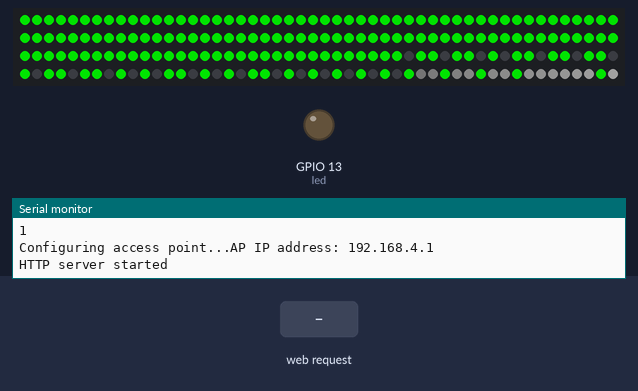
Simulated run of this sketch. Board: ESP8266 (NodeMCU). Shown: 200 RGB LEDs in strip order, left to right, continuing on the next row, output pins drawn as LEDs (lit = HIGH), the last lines printed to the serial monitor. The test bench sets the inputs (shaded band). Dim RGB values are drawn brighter than linear; colours are those a GRB WS2812 strip shows for the declared byte order; random numbers use the default seed unless the sketch sets one.

Above: at 19.8 s.
19.9 s: HTTP request GET /breathe received
At 21.05 s:
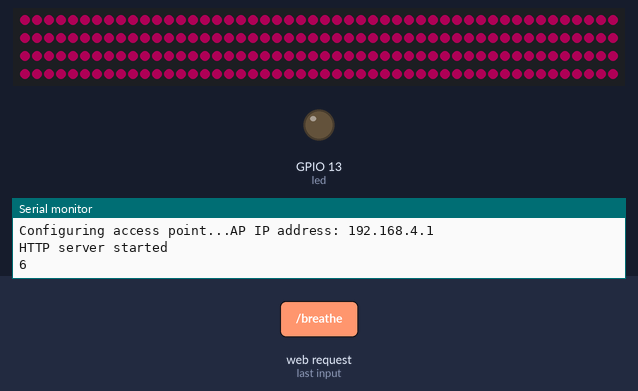
21.6 s: HTTP request GET /chimes received
At 22.62 s:
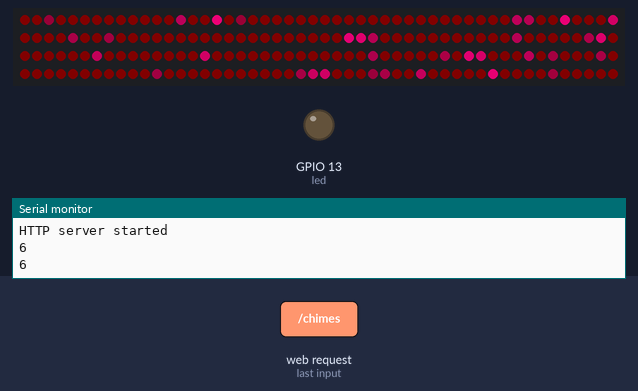
24.5 s: HTTP request GET /green received
At 24.76 s:
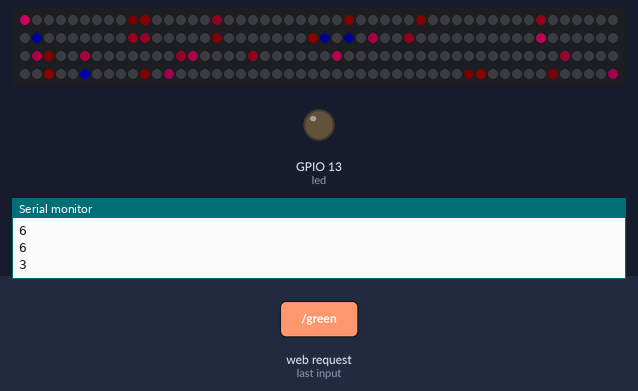
27.0 s: HTTP request GET /blue received
At 27.21 s:
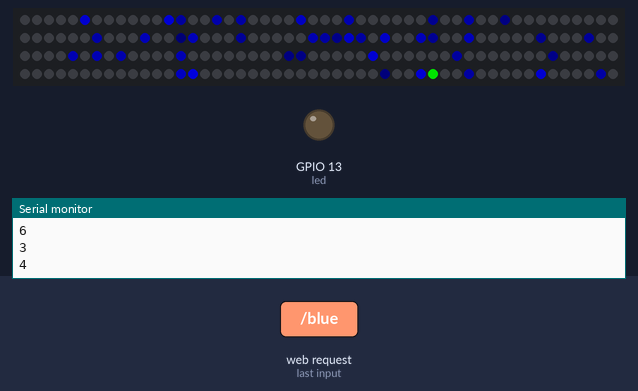
29.4 s: HTTP request GET /yellow received
At 29.65 s:
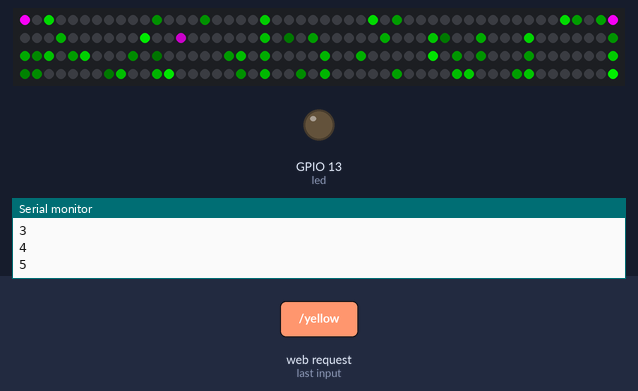
31.9 s: HTTP request GET /white received
At 32.1 s:
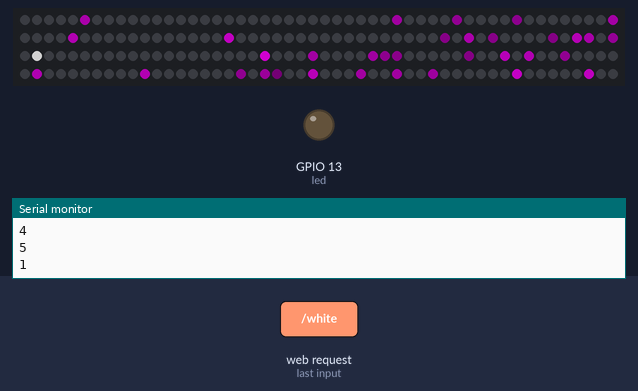

The sketch:

ESP8266_Wifi_Lantern.ino
```cpp
/*
 * ESP8266 Wifi Lantern
 * 2021 francesco.anselmo@gmail.com
 * ESP8266 + WS2812 lighting control for dynamic lighting
 *
 * Dependencies
 * ESP8266 board manager library
 * FastLED
 *
 */

#define NUM_LEDS 100*2

#include <ESP8266WiFi.h>
#include <WiFiClient.h>
#include <ESP8266WebServer.h>

#ifndef APSSID
#define APSSID "lantern"
#define APPSK  "lettherebelight"
#endif

/* Set these to your desired credentials. */
const char *ssid = APSSID;
const char *password = APPSK;

#include "FastLED.h"

FASTLED_USING_NAMESPACE

#if defined(FASTLED_VERSION) && (FASTLED_VERSION < 3001000)
#warning "Requires FastLED 3.1 or later; check github for latest code."
#endif

#define DATA_PIN    4
//#define CLK_PIN   4
#define LED_TYPE    WS2812
#define COLOR_ORDER BRG
#define DELAY 20
CRGB leds[NUM_LEDS];
CRGBPalette16 palette = PartyColors_p;

int transition = 1;
int brightness = 250;
int reset_time = 1*60*60*1000;

//#define BRIGHTNESS          96
#define FRAMES_PER_SECOND  60

ESP8266WebServer server ( 80 );
const int led = 13;
uint8_t idx = 0; // rotating index


DEFINE_GRADIENT_PALETTE( special_gp ) {
  0,     0,  0,  0,   //black
  50,     0,  0,  255,   //blue
  100,     0,  255,  255,   //cyan
  255,     255,  255,  255,   //white
};

DEFINE_GRADIENT_PALETTE( pm_gp ) {
  0,     0,  255,  0,   //green
  100,     255,  255,  0,   //yellow
  200,     255,  0,  0,   //red
  255,     255,  0,  128,   //pink
};

DEFINE_GRADIENT_PALETTE( blue_gp ) {
  0,     0,  0,  0,   //black
255,     0,  0,  255 }; //blue

DEFINE_GRADIENT_PALETTE( green_gp ) {
  0,     0,  0,  0,   //black
255,     0,  255,  0 }; //green

DEFINE_GRADIENT_PALETTE( yellow_gp ) {
  0,     0,  0,  0,   //black
255,     255,  255,  0 }; //yellow

DEFINE_GRADIENT_PALETTE( orange_gp ) {
  0,     0,  0,  0,   //black
  10,     10,  5,  0,
  20,     20,  10,  0,
  200,     200,  100,  0,
255,     255, 128,  0 }; //orange

DEFINE_GRADIENT_PALETTE( red_gp ) {
  0,     0,  0,  0,   //black
255,     255,  0,  0 }; //red

DEFINE_GRADIENT_PALETTE( pink_gp ) {
  0,     0,  0,  0,   //black
255,     255,  0,  128 }; //pink

DEFINE_GRADIENT_PALETTE( white_gp ) {
  0,     0,  0,  0,   //black
255,     255,  255,  255 }; //white

DEFINE_GRADIENT_PALETTE( black_gp ) {
  0,     0,  0,  0,   //black
255,     0,  0,  0 }; //black

void handleRoot() {
    digitalWrite ( led, 1 );
    String out = "<html><head><title>WiFi Lantern</title></head>";
    out += "<body style='background-color:gray'><center>";
    out += "<span style='display:block; width:100%; font-size:2em; font-family:Verdana; text-align:center'>WiFi Lantern</span><br/>";

    out += "<a href='brighten'><span style='display:block; background-color:white; width:100%; height:3em;'>Brighter</span></a><br/>";
    out += "<a href='dim'><span style='display:block; background-color:black; foreground-color:white; width:100%; height:3em;'>Dimmer</span></a><br/>";
    out += "<a href='white'><span style='display:block; background-color:white; width:100%; height:3em;'></span></a><br/>";
    out += "<a href='green'><span style='display:block; background-color:green; width:100%; height:3em;'></span></a><br/>";
    out += "<a href='yellow'><span style='display:block; background-color:yellow; width:100%; height:3em;'></span></a><br/>";
    out += "<a href='orange'><span style='display:block; background-color:orange; width:100%; height:3em;'></span></a><br/>";
    out += "<a href='red'><span style='display:block; background-color:red; width:100%; height:3em;'></span></a><br/>";
    out += "<a href='pink'><span style='display:block; background-color:pink; width:100%; height:3em;'></span></a><br/>";
    out += "<a href='blue'><span style='display:block; background-color:blue; width:100%; height:3em;'></span></a><br/>";
    out += "<a href='black'><span style='display:block; background-color:black; width:100%; height:3em;'></span></a><br/>";
    out += "<a href='sinelon'><span style='display:block; background-color:white; width:100%; height:3em;'>Transition: sinelon</span></a><br/>";
    out += "<a href='bpm'><span style='display:block; background-color:white; width:100%; height:3em;'>Transition: bpm</span></a><br/>";
    out += "<a href='random'><span style='display:block; background-color:white; width:100%; height:3em;'>Transition: random</span></a><br/>";
    out += "<a href='gradient'><span style='display:block; background-color:white; width:100%; height:3em;'>Transition: gradient</span></a><br/>";

    out += "</center></body>";
    out += "</html>";
    server.send ( 200, "text/html", out );
    digitalWrite ( led, 0 );
}

void handleNotFound() {
    digitalWrite ( led, 1 );
    String message = "File Not Found\n\n";
    message += "URI: ";
    message += server.uri();
    message += "\nMethod: ";
    message += ( server.method() == HTTP_GET ) ? "GET" : "POST";
    message += "\nArguments: ";
    message += server.args();
    message += "\n";
    for ( uint8_t i = 0; i < server.args(); i++ ) {
        message += " " + server.argName ( i ) + ": " + server.arg ( i ) + "\n";
    }
    server.send ( 404, "text/plain", message );
    digitalWrite ( led, 0 );
}

void t_sinelon()
{
  // a colored dot sweeping back and forth, with fading trails
  fadeToBlackBy( leds, NUM_LEDS, 2);
  int pos = beatsin16(13,0,NUM_LEDS);
  //leds[pos] += CHSV( idx, 255, 192);
  leds[pos] = ColorFromPalette(palette, idx, 255);
}


void t_bpm()
{
  // colored stripes pulsing at a defined Beats-Per-Minute (BPM)
  uint8_t BeatsPerMinute = 20;
  uint8_t beat = beatsin8( BeatsPerMinute, 32, 255);
  for( int i = 0; i < NUM_LEDS; i++) { //9948
    leds[i] = ColorFromPalette(palette, idx+(i*2), beat-idx+(i*10));
  }
}

void t_random()
{
  // random colored speckles that blink in and fade smoothly
  fadeToBlackBy( leds, NUM_LEDS, 10);
  int pos = random16(NUM_LEDS);
  //leds[pos] += CHSV( idx + random8(64), 200, 255);
  leds[pos] = ColorFromPalette(palette, idx + random8(64), 255);
}

void t_gradient()
{
    for( int i = 0; i < NUM_LEDS; i++) {
      leds[i] = ColorFromPalette( palette, idx, brightness, LINEARBLEND);
//      colorIndex += 1;
    }
}


void setup ( void ) {
    pinMode ( led, OUTPUT );
    digitalWrite ( led, 0 );

    delay(3000); // 3 second delay for recovery

    // tell FastLED about the LED strip configuration
    FastLED.addLeds<LED_TYPE,DATA_PIN,COLOR_ORDER>(leds, NUM_LEDS).setCorrection(TypicalLEDStrip);

    // set master brightness control
    FastLED.setBrightness(brightness);

    testLEDs();
    // select colour, white is 1
    setColor(1);

    Serial.begin ( 115200 );
    Serial.println();
    Serial.print("Configuring access point...");
    /* You can remove the password parameter if you want the AP to be open. */
    WiFi.softAP(ssid, password);

    IPAddress myIP = WiFi.softAPIP();
    Serial.print("AP IP address: ");
    Serial.println(myIP);
    // the default IP address is 192.168.4.1

    server.on ( "/", []() {handleRoot();} );

    server.on ( "/breathe", []() {setColor(6); brightness=150 ;transition=3; handleRoot();} );
    server.on ( "/awake", []() {setColor(6); brightness=250; transition=2; handleRoot();} );
    server.on ( "/chimes", []() {setColor(6); brightness=250; transition=4; handleRoot();} );
    server.on ( "/off", []() {setColor(0); handleRoot();} );

    server.on ( "/white", []() {setColor(1); handleRoot();} );
    server.on ( "/red", []() {setColor(2); handleRoot();} );
    server.on ( "/green", []() {setColor(3); handleRoot();} );
    server.on ( "/blue", []() {setColor(4); handleRoot();} );
    server.on ( "/yellow", []() {setColor(5); handleRoot();} );
    server.on ( "/orange", []() {setColor(6); handleRoot();} );
    server.on ( "/pink", []() {setColor(7); handleRoot();} );
    server.on ( "/black", []() {setColor(0); handleRoot();} );
    server.on ( "/brighten", []() {brighten(); handleRoot();} );
    server.on ( "/dim", []() {dim(); handleRoot();} );
    server.on ( "/sinelon", []() {transition=1; handleRoot();} );
    server.on ( "/bpm", []() {transition=2; handleRoot();} );
    server.on ( "/gradient", []() {transition=3; handleRoot();} );
    server.on ( "/random", []() {transition=4; handleRoot();} );

    server.onNotFound ( handleNotFound );
    server.begin();
    Serial.println ( "HTTP server started" );
}

void loop ( void ) {
    server.handleClient();
     // run transition
    if (transition==1) t_sinelon();
    else if (transition==2) t_bpm();
    else if (transition==3) t_gradient();
    else if (transition==4) t_random();
    // reset if reset time has passed
    //if (millis() > reset_time) {
    //  ESP.restart();
    //}
    // send the 'leds' array out to the actual LED strip
    FastLED.show();
    // insert a delay to keep the framerate modest
    FastLED.delay(1000/FRAMES_PER_SECOND);
    // do some periodic updates
    EVERY_N_MILLISECONDS( 20 ) { idx++; } // slowly cycle the index variable
    //EVERY_N_MILLISECONDS(5000) { Serial.println(millis()); }
}

void setColor(int color) {
  int i;
  Serial.println(color);
  CRGB c;
  switch (color) {
    case 1:
      c = CRGB::White;
      palette = white_gp;
      break;
    case 2:
      c = CRGB::Red;
      palette = red_gp;
      break;
    case 3:
      c = CRGB::Green;
      palette = green_gp;
      break;
    case 4:
      c = CRGB::Blue;
      palette = blue_gp;
      break;
    case 5:
      c = CRGB::Yellow;
      palette = yellow_gp;
      break;
    case 6:
      c = CRGB::Orange;
      palette = orange_gp;
      break;
    case 7:
      c = CRGB::Pink;
      palette = pink_gp;
      break;
    case 100:
      c = CRGB::White;
      palette = special_gp;
      break;
    case 0:
      c = CRGB::Black;
      palette = black_gp;
      break;
  }
    delay(DELAY);
}

void testLEDs(){
  int i;
  Serial.println("Testing LEDs");
  for(int i = 0; i < NUM_LEDS; i++) {
    // set our current dot to red
    Serial.println("Red");
    leds[i] = CRGB::Red;
    FastLED.show();
    delay(DELAY);
  }
  for(int i = 0; i < NUM_LEDS; i++) {
    // set our current dot to green
    Serial.println("Green");
    leds[i] = CRGB::Green;
    FastLED.show();
    delay(DELAY);
  }
  for(int i = 0; i < NUM_LEDS; i++) {
    // set our current dot to blue
    Serial.println("Blue");
    leds[i] = CRGB::Blue;
    FastLED.show();
    delay(DELAY);
  }
}

void setBrightness(int newBrightness)
{
  brightness = newBrightness;
  FastLED.setBrightness(brightness);
  Serial.print("Brightness: ");
  Serial.println(brightness);
}

void brighten()
{
  brightness+=20;
  if (brightness>250) brightness=250;
  FastLED.setBrightness(brightness);
  Serial.print("Brightness: ");
  Serial.println(brightness);
}

void dim()
{
  brightness-=20;
  if (brightness<0) brightness=0;
  FastLED.setBrightness(brightness);
  Serial.print("Brightness: ");
  Serial.println(brightness);
}
```
